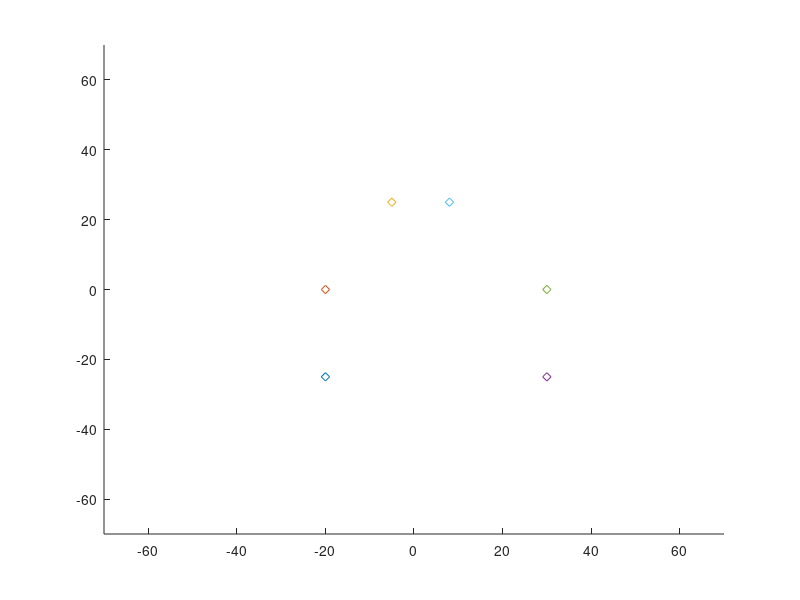

MATLAB code to generate this figure: (Note: this script raises an error after producing the figure.)
% An example of EKF localizing based on work of "Ayush Dewan"
% Modified by PooPoo

%%%%%%%%%%%%%%%%%%%%%%%%%%%%%%%%%%
%%%%% Do not move code below %%%%%
%%%%%%%%%%%%%%%%%%%%%%%%%%%%%%%%%%
clc;clear
clear figure
v = 0;
w = 0;
del_t = 1;
% Stochastic uncertainty gain
c1=0.05;
c2=0.05;
c3=0.05;
c4=0.05;
Q=[
    0.02    0.00;
    0.00    0.02;
    ];
% Land marks position
LM_X = [-20 -20 -5  30   30 8];
LM_Y = [-25  0  25  -25  0  25];
LM_c = length(LM_X);
LM = [LM_X;LM_Y];
axis ([-70 70 -70 70]);
hold on;
for i = 1:length(LM_X)
    scatter(LM_X(i), LM_Y(i), [], 'd');
end
%%%%%%%%%%%%%%%%%%%%%%%%%%%%%%%%%%
%%%%% Do not move code above %%%%%
%%%%%%%%%%%%%%%%%%%%%%%%%%%%%%%%%%

% Cart initial position
x_p = 2.5;
y_p = -20;
phi_p = 0;          % Point Y initially
previous_pose = [x_p;y_p;phi_p];
X = previous_pose;
X_predicted = X;    % You can only access "actual state" here initially 
init_cov = [0.2, 0, 0; 0, 0.2, 0; 0, 0,0.2];
X_predicted = [X_predicted, init_cov];
          
while 1
    % If navigation
    % [v,w] = navigation();

    % Move in Circle without hesitate
    v = 1.0;
    w = 0.04;
    
    % Physical actual output
    %%%%%%%%%%%%%%%%%%%%%%%%%%%%%%%%%%
    %%%%% Do not move code below %%%%%
    %%%%%%%%%%%%%%%%%%%%%%%%%%%%%%%%%%
    X = VehicleModel(v,w,previous_pose);
    previous_pose = X;
%     SenseData = SensorModel(X,LM);
    SenseData = SensorModelUC(X,LM);
    % or SensorModelUC(X,LM);
    %%%%%%%%%%%%%%%%%%%%%%%%%%%%%%%%%%
    %%%%% Do not move code above %%%%%
    %%%%%%%%%%%%%%%%%%%%%%%%%%%%%%%%%%
    
    % Do state estimation (EKF for this HW)
%      X_predicted = Estimate(v,w,X_predicted,SenseData);
     X_predicted = EstimateUC(v,w,X_predicted,SenseData);
     cov = X_predicted(1:2, 2:3);
     mean = X_predicted(:, 1);
     x = mean(1, 1);
     y = mean(2, 1);
   
    % Visualize your result
     circle_draw([X(1,1), X(2,1)],0.6,'blue')
     pause(0.1);
    
end